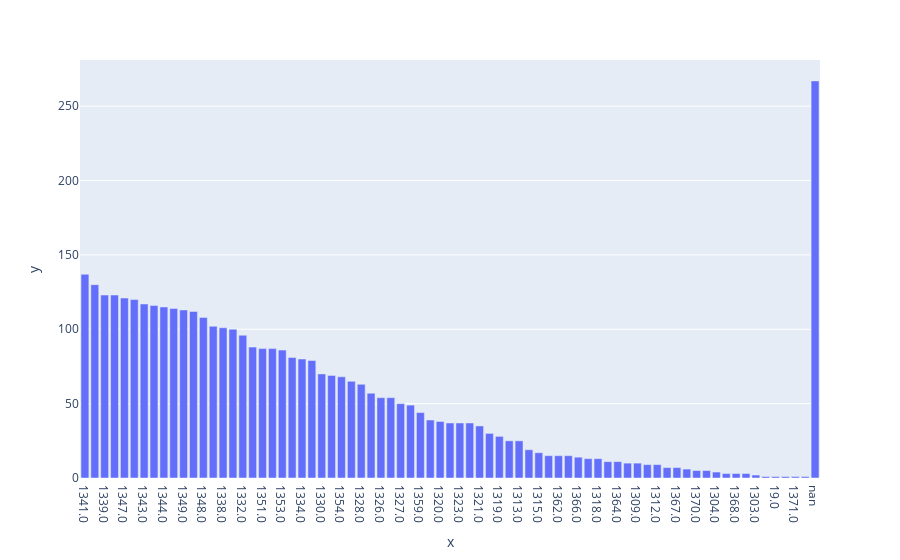

Source (notebook cell):
### Code cell
# plot bar chart of Family column (x values, y counts)
stats = df[col_name].value_counts().to_dict()
stats = {str(k): v for k, v in stats.items()}
stats['nan'] = df[col_name].isna().sum()
fig = px.bar(x=list(stats.keys()), y=list(stats.values()))
fig.show()

### Figure 1 — Plotly figure (JSON) as saved in the notebook; plotly's stock layout.template omitted (floating-point values rounded to 4 significant figures)
{"data": [{"alignmentgroup": "True", "hovertemplate": "x=%{x}<br>y=%{y}<extra></extra>", "legendgroup": "", "marker": {"color": "#636efa", "pattern": {"shape": ""}}, "name": "", "offsetgroup": "", "orientation": "v", "showlegend": false, "textposition": "auto", "type": "bar", "x": ["1341.0", "1345.0", "1339.0", "1337.0", "1347.0", "1346.0", "1343.0", "1336.0", "1344.0", "1340.0", "1349.0", "1342.0", "1348.0", "1350.0", "1338.0", "1335.0", "1332.0", "1352.0", "1351.0", "1333.0", "1353.0", "1355.0", "1334.0", "1331.0", "1330.0", "1329.0", "1354.0", "1356.0", "1328.0", "1358.0", "1326.0", "1357.0", "1327.0", "1360.0", "1359.0", "1325.0", "1320.0", "1322.0", "1323.0", "1361.0", "1321.0", "1324.0", "1319.0", "1363.0", "1313.0", "1316.0", "1315.0", "1314.0", "1362.0", "1317.0", "1366.0", "1310.0", "1318.0", "1311.0", "1364.0", "1365.0", "1309.0", "1308.0", "1312.0", "1306.0", "1367.0", "1369.0", "1370.0", "1305.0", "1304.0", "1300.0", "1368.0", "1307.0", "1303.0", "1302.0", "19.0", "1968.0", "1371.0", "39.0", "nan"], "xaxis": "x", "y": [137, 130, 123, 123, 121, 120, 117, 116, 115, 114, 113, 112, 108, 102, 101, 100, 96, 88, 87, 87, 86, 81, 80, 79, 70, 69, 68, 65, 63, 57, 54, 54, 50, 49, 44, 39, 38, 37, 37, 37, 35, 30, 28, 25, 25, 19, 17, 15, 15, 15, 14, 13, 13, 11, 11, 10, 10, 9, 9, 7, 7, 6, 5, 5, 4, 3, 3, 3, 2, 1, 1, 1, 1, 1, 267], "yaxis": "y"}], "layout": {"barmode": "relative", "legend": {"tracegroupgap": 0}, "margin": {"t": 60}, "xaxis": {"anchor": "y", "domain": [0, 1], "title": {"text": "x"}}, "yaxis": {"anchor": "x", "domain": [0, 1], "title": {"text": "y"}}}}
